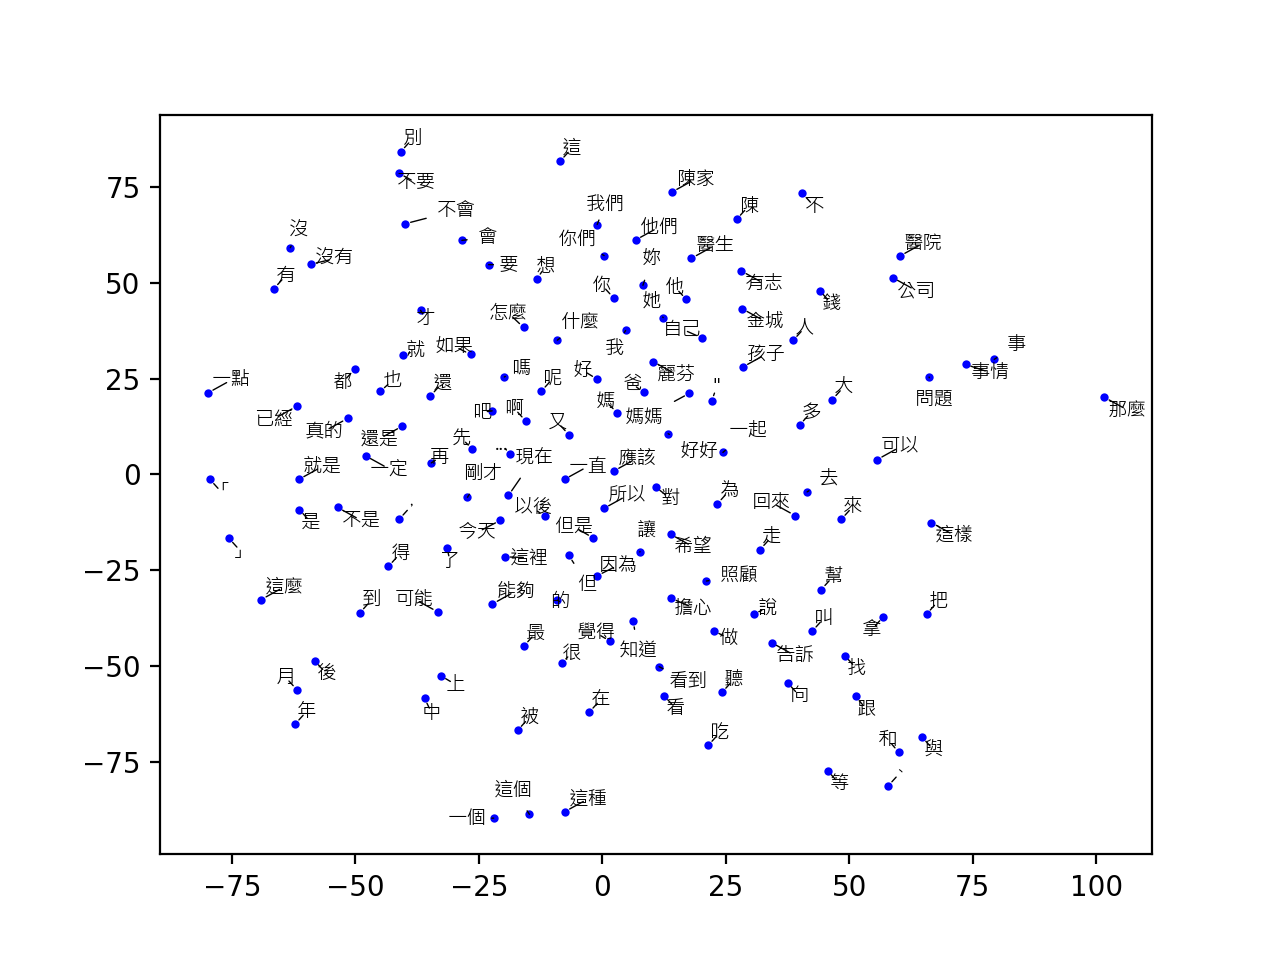

Write Python code to recreate this figure.
import jieba
from gensim.models.word2vec import Word2Vec
import sys
import operator
import numpy as np

import matplotlib
matplotlib.use('Agg')
from matplotlib.font_manager import FontProperties
zhfont1 = FontProperties(fname='msjh.ttf')
from matplotlib import pyplot as plt
from adjustText import adjust_text
from sklearn.manifold import TSNE

jieba.set_dictionary('dict.txt.big.txt')

with open(sys.argv[1], 'r', encoding='utf-8') as f:
	data = [i.replace('\n', '') for i in f.readlines()]

data_cut = [list(jieba.cut(i)) for i in data]

word_count = dict()
for line in data_cut:
	for word in line:
		if word not in word_count:
			word_count[word] = 1
		else:
			word_count[word] = word_count[word] + 1

sorted_word_count = sorted(word_count.items(), key=operator.itemgetter(1), reverse=True)

c = 0
for t in sorted_word_count:
	if(t[1] < 3500):
		break
	c += 1

sorted_word_count = sorted_word_count[:c]
labels = [i[0] for i in sorted_word_count]

w2v = Word2Vec(data_cut, size=200)
w2v.wv.save_word2vec_format('w2v.txt', binary=False)

f = open('w2v.txt', encoding='utf-8')
embeddings_index = dict()
for line in f:
    values = line.split()
    word = values[0]
    coefs = np.asarray(values[1:], dtype='float32')
    embeddings_index[word] = coefs
f.close()

embedding_matrix = np.zeros((len(labels), 100))
for i, word in enumerate(labels):
    embedding_vector = embeddings_index.get(word)
    if embedding_vector is not None:
        embedding_matrix[i] = embedding_vector

vis_data = TSNE(n_components=2).fit_transform(embedding_matrix)
vis_x = vis_data[:,0]
vis_y = vis_data[:,1]

for i in range(len(vis_x)):
    plt.scatter(vis_x[i],vis_y[i], color='blue', marker='.', linewidths=0)

texts = []
for x, y, s in zip(vis_x, vis_y, labels):
    texts.append(plt.text(x, y, s, size=7, fontproperties=zhfont1))
adjust_text(texts, arrowprops=dict(arrowstyle="-", color='k', lw=0.5))
'''
    plt.annotate(labels[i], 
    	xy=(vis_x[i], vis_y[i]), 
    	xytext=(5, 2),
    	textcoords='offset points',
    	ha='right',
    	va='bottom')
'''
fig = plt.gcf()
fig.savefig('word_embedding.png', dpi=200)